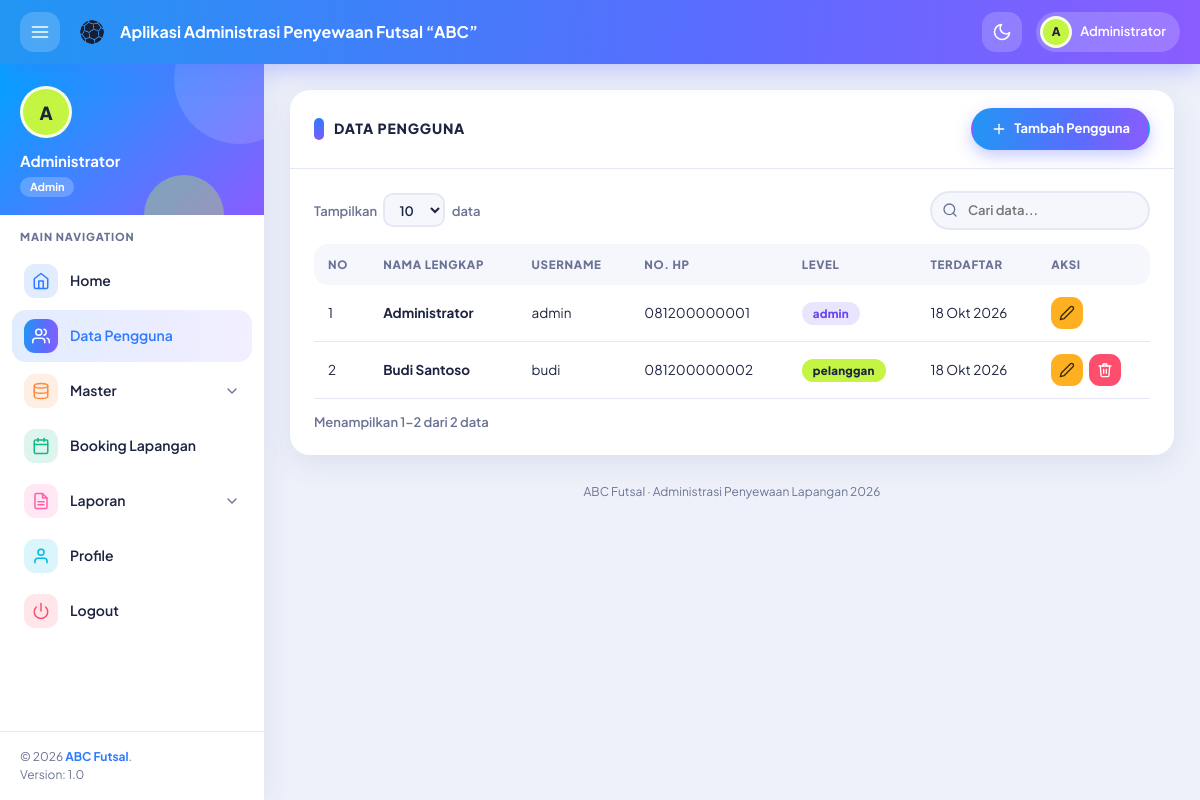
The page /index.php?page=pengguna (signed in) on the database its author committed.
### tables this page shows
CREATE TABLE `pengguna` (
  `id_pengguna` int(11) NOT NULL,
  `nama_lengkap` varchar(100) NOT NULL,
  `username` varchar(30) NOT NULL,
  `password` varchar(255) NOT NULL,
  `no_hp` varchar(20) DEFAULT NULL,
  `level` enum('admin','pelanggan') NOT NULL DEFAULT 'pelanggan',
  `created_at` timestamp NOT NULL DEFAULT current_timestamp()
);

### page/pengguna/pengguna.php (the view)
<?php
$rows = db_all("SELECT * FROM pengguna ORDER BY level, nama_lengkap");
?>
<div class="row clearfix">
    <div class="card">
        <div class="header">
            <h2>DATA PENGGUNA</h2>
            <div class="header-actions">
                <a class="btn btn-primary" href="?page=pengguna&aksi=tambah"><?= ikon('plus') ?> Tambah Pengguna</a>
            </div>
        </div>
        <div class="body">
            <div class="table-wrap">
                <table class="table js-table">
                    <thead>
                        <tr>
                            <th>No</th>
                            <th>Nama Lengkap</th>
                            <th>Username</th>
                            <th>No. HP</th>
                            <th>Level</th>
                            <th>Terdaftar</th>
                            <th>Aksi</th>
                        </tr>
                    </thead>
                    <tbody>
                        <?php foreach ($rows as $i => $r): ?>
                            <tr>
                                <td class="no"><?= $i + 1 ?></td>
                                <td><b><?= e($r['nama_lengkap']) ?></b></td>
                                <td><?= e($r['username']) ?></td>
                                <td><?= e($r['no_hp'] ?: '-') ?></td>
                                <td><?= badge_status($r['level']) ?></td>
                                <td class="nowrap"><?= e(tgl_indo($r['created_at'])) ?></td>
                                <td>
                                    <div class="aksi">
                                        <a class="btn btn-warn btn-icon" title="Ubah" href="?page=pengguna&aksi=ubah&id=<?= (int)$r['id_pengguna'] ?>"><?= ikon('edit') ?></a>
                                        <?php if ((int)$r['id_pengguna'] !== (int)$user['id']): ?>
                                            <a class="btn btn-danger btn-icon" title="Hapus" href="<?= url_aksi('pengguna', 'hapus', $r['id_pengguna']) ?>" data-confirm="Hapus pengguna <?= e($r['nama_lengkap']) ?>?"><?= ikon('trash') ?></a>
                                        <?php endif; ?>
                                    </div>
                                </td>
                            </tr>
                        <?php endforeach; ?>
                    </tbody>
                </table>
            </div>
        </div>
    </div>
</div>

### fungsi.php (shortened to what this page needs)
<?php
function e($s)
{
    return htmlspecialchars((string)$s, ENT_QUOTES, 'UTF-8');
}
function tgl_indo($tgl)
{
    $bln = [1 => 'Jan', 'Feb', 'Mar', 'Apr', 'Mei', 'Jun', 'Jul', 'Agu', 'Sep', 'Okt', 'Nov', 'Des'];
    $t = strtotime($tgl);
    return date('d', $t) . ' ' . $bln[(int)date('n', $t)] . ' ' . date('Y', $t);
}
function inisial($nama)
{
    $p = preg_split('/\s+/', trim((string)$nama));
    $i = strtoupper(mb_substr($p[0] ?? '?', 0, 1));
    return $i;
}
function ikon($nama, $kelas = '')
{
    return '<svg class="ic ' . e($kelas) . '" aria-hidden="true"><use href="#i-' . e($nama) . '"/></svg>';
}
function badge_status($s)
{
    return '<span class="badge badge-' . strtolower(e($s)) . '">' . e($s) . '</span>';
}
function csrf_token()
{
    return $_SESSION['csrf'];
}
function url_aksi($page, $aksi, $id)
{
    return '?page=' . urlencode($page) . '&aksi=' . urlencode($aksi) . '&id=' . (int)$id . '&t=' . csrf_token();
}
function db_all($sql, $params = [])
{
    global $koneksi;
    $st = mysqli_prepare($koneksi, $sql);
    mysqli_stmt_execute($st);
    $r = mysqli_stmt_get_result($st);
    $rows = $r ? mysqli_fetch_all($r, MYSQLI_ASSOC) : [];
    return $rows;
}

### css/style.css (style rules this page uses)
:root { --bg: #eef1f9; --card: #ffffff; --text: #1d2340; --muted: #6b7394; --line: #e4e8f4; --side: #ffffff; --primary: #2f7bff; --primary-2: #7c5cff; --lime: #c4f542; --pink: #ff5fa8; --ok: #12b886; --warn: #ffb020; --danger: #ff4d6d; --soft: #f5f7fd; --shadow: 0 8px 30px rgba(47, 80, 160, 0.1); --radius: 20px; --nav-h: 64px; --side-w: 264px; --grad: linear-gradient(95deg, #2196f3 0%, #5b6cff 60%, #8a5cff 100%); }
* { box-sizing: border-box; }
html { scroll-behavior: smooth; }
body { margin: 0; font-family: "Plus Jakarta Sans", "Segoe UI", system-ui, -apple-system, Roboto, sans-serif; font-size: 14px; line-height: 1.5; color: var(--text); background: var(--bg); -webkit-font-smoothing: antialiased; }
a { color: var(--primary); text-decoration: none; }
h1, h2, h3, h4 { margin: 0; line-height: 1.25; }
.ic { width: 20px; height: 20px; fill: none; stroke: currentColor; stroke-width: 2; stroke-linecap: round; stroke-linejoin: round; flex: none; }
.nowrap { white-space: nowrap; }
.menu .tile .ic { width: 18px; height: 18px; }
.menu .caret { margin-left: auto; width: 16px; height: 16px; transition: transform 0.25s; color: var(--muted); }
.card { background: var(--card); border-radius: var(--radius); box-shadow: var(--shadow); margin-bottom: 22px; overflow: hidden; }
.card > .header { display: flex; align-items: center; justify-content: space-between; gap: 12px; flex-wrap: wrap; padding: 18px 24px; border-bottom: 1px solid var(--line); }
.card > .header h2 { font-size: 14px; font-weight: 800; letter-spacing: 0.06em; text-transform: uppercase; color: var(--text); display: flex; align-items: center; gap: 10px; }
.card > .header h2::before { content: ""; width: 10px; height: 22px; border-radius: 6px; background: linear-gradient(var(--primary), var(--primary-2)); }
.card > .body { padding: 22px 24px; }
.header-actions { display: flex; gap: 8px; flex-wrap: wrap; }
.btn { display: inline-flex; align-items: center; justify-content: center; gap: 7px; padding: 9px 18px; border-radius: 99px; border: 2px solid transparent; cursor: pointer; font: inherit; font-weight: 700; font-size: 13px; color: #fff; background: var(--primary); transition: transform 0.15s, box-shadow 0.2s, filter 0.2s; }
.btn .ic { width: 16px; height: 16px; }
.btn-primary { background: var(--grad); box-shadow: 0 6px 16px rgba(91, 108, 255, 0.35); color: #fff; }
.btn-warn { background: var(--warn); color: #3b2a00; }
.btn-danger { background: var(--danger); }
.btn-icon { padding: 7px; width: 32px; height: 32px; border-radius: 11px; }
.aksi { display: flex; gap: 6px; flex-wrap: wrap; }
.table-wrap { overflow-x: auto; }
table.table { width: 100%; border-collapse: separate; border-spacing: 0; font-size: 13.5px; }
.table th { text-align: left; padding: 12px 14px; font-size: 11.5px; font-weight: 800; letter-spacing: 0.06em; text-transform: uppercase; color: var(--muted); background: var(--soft); white-space: nowrap; }
.table th:first-child { border-radius: 14px 0 0 14px; }
.table th:last-child { border-radius: 0 14px 14px 0; }
.table td { padding: 12px 14px; border-bottom: 1px solid var(--line); vertical-align: middle; }
.table tbody tr { transition: background 0.15s; }
.badge { display: inline-block; padding: 3px 11px; border-radius: 99px; font-size: 11.5px; font-weight: 800; letter-spacing: 0.02em; }
.badge-admin { background: rgba(124, 92, 255, 0.16); color: #6a45f0; }
.badge-pelanggan { background: var(--lime); color: #1d2340; }
.table .aksi { flex-wrap: nowrap; }
.table td:nth-child(2) b { white-space: nowrap; }

### rows shown on the page
pengguna: nama_lengkap "Administrator", username "admin", no_hp "081200000001", level "admin", created_at "18 Okt 2026"
pengguna: nama_lengkap "Budi Santoso", username "budi", no_hp "081200000002", level "pelanggan", created_at "18 Okt 2026"

### other values the page prints
inisial($user['nama']) "A"
$user['nama'] "Administrator"
$user['level'] "Admin"
